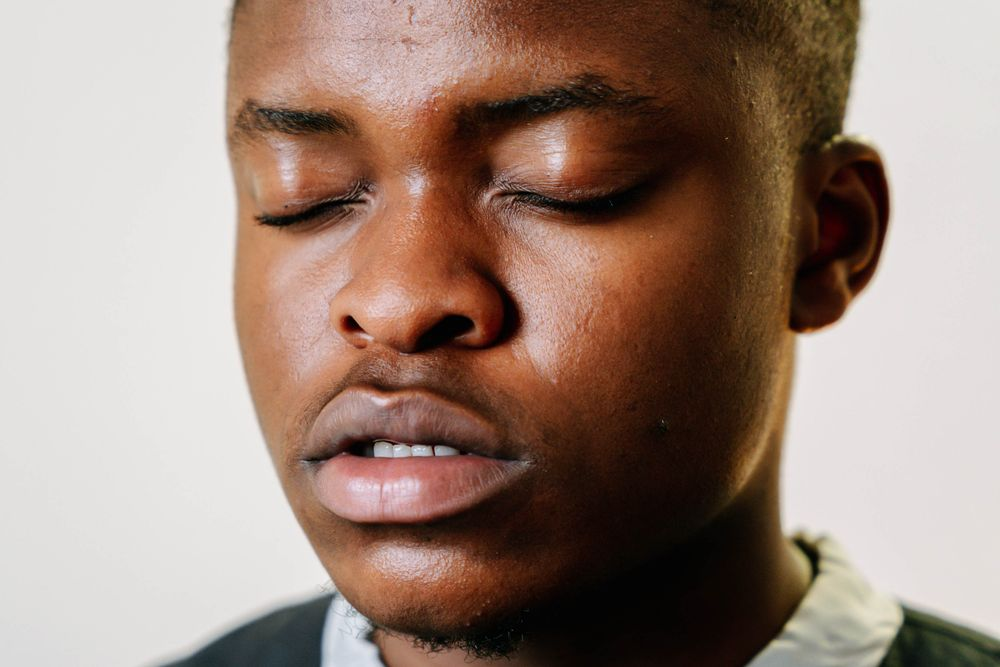
#> input picture tests/fixtures/mini-album/eyes-closed-01-negative.jpg, 1000 x 667 px
$ python -i assess.py   (imports and definitions only)   (older library calls are emulated)
#> lines starting #> are read from the running program, lines starting #| are printed output that depends on the picture
### src/pixretouch/capabilities/faces.py
"""人脸检测 + landmark 基建（工单 04 / issue #5）。

分析型能力：读图像文件产出人脸框 / 478 点 landmark / EAR，持久化到 faces 表；
不产出渲染产物、不追加记录链（记录链只登记编辑操作，见 ADR-0002）。
消费方：人物聚类（工单 05，faces.embedding 列已预留）、磨皮与牙眼 / 人脸增强
（工单 06/07，按人寻址）。

持久化（faces 表）是对账式写入（issue #17）：重检按归一化 bbox IoU（覆盖
super_resolve 尺度翻倍/回滚）+ ArcFace 嵌入最近邻兜底迁移 **cluster_id 归属**，
检测集无实质变化时原地更新、不重建行——skill 质检回路「修图后必复检」因此不再
摧毁按人寻址状态；未匹配新脸留 NULL 交增量聚类，消失的脸删除并留审计。

选型结论（工单 04 评估，已记 issue #5）：
- mediapipe 1.1.1：py3.11/arm64 可装、与 numpy 2.4.6 共存；仅 Tasks API
  （legacy solutions 已在 1.x 移除），wheel 零内置模型。本单采用
  FaceDetector（bbox + 检出分）+ FaceLandmarker（478 点，含眼睑轮廓 → EAR）。
- insightface 2.1：py3.11/arm64 可装（临时 venv 实测，onnxruntime 1.31.0
  arm64 wheel，CoreML EP 可用），留作工单 05 ArcFace 嵌入主路线；本单不引入。

供给链（白盒复刻边界 + 工单 01 供给链决定）：
- 不走 mediapipe 自带下载器；模型统一落 models/<name>/（gitignore）。
- 两个模型文件均已与 Google 官方发行（storage.googleapis.com/mediapipe-models）
  逐字节 sha256 核验一致；官方哈希钉死在 WEIGHT_SPECS，每次下载后校验，不符即拒。
- 下载三级：本地缓存 → hf-mirror（huggingface_hub）→ ModelScope（requests），
  全部失败抛 RuntimeError（结构化消息，MCP 工具层原样传播）。

句柄生命周期：mediapipe Tasks 句柄不直接暴露给调用线程——收容于专职推理线程
（串行执行、调用带超时、超时即代际回收自愈）；实证依据与纪律 9 例外说明见
「推理容器」节与 issue #5。

MCP stdio 纪律：本模块不 print；日志一律 logging→stderr。
"""
from __future__ import annotations

import hashlib
import json
import logging
import queue
import sqlite3
import threading
from concurrent.futures import Future
from concurrent.futures import TimeoutError as FuturesTimeout
from dataclasses import dataclass
from datetime import datetime, timezone
from pathlib import Path
from typing import Any, Callable, Sequence

from .. import config
from . import weight

log = logging.getLogger("pixretouch.faces")

# ------------------------------------------------------------------ 权重登记
# sha256 = Google 官方发行文件哈希（2026-10-21 核验），下载后逐字节校验。
weight("face_landmarker", {
    "repo": "Skulleton12/mediapipe-face-landmarker",   # hf-mirror 主源（哈希已核验）
    "file": "face_landmarker.task",
    "modelscope": "yangchunwanwusheng/mediapipe-vision-models",  # 兜底（哈希已核验）
    "sha256": "64184e229b263107bc2b804c6625db1341ff2bb731874b0bcc2fe6544e0bc9ff",
})
#> (this line was passed over: src is not available in this run)
weight("face_detector", {
    # HF 侧无官方 blaze_face_short_range.tflite 干净镜像（2026-10-21 勘察）；
    # prefetch 的 HF 尝试会如实失败并报 modelscope_fallback_id，本模块
    # model_path() 的 ModelScope 级负责实际供给（哈希已核验）。
    "repo": "Composable/blaze_face_short_range",
    "file": "blaze_face_short_range.tflite",
    "modelscope": "Composable/blaze_face_short_range",
    "sha256": "b4578f35940bf5a1a655214a1cce5cab13eba73c1297cd78e1a04c2380b0152f",
})
#> (this line was passed over: src is not available in this run)

# MediaPipe FaceLandmarker 478 点拓扑中的眼睑轮廓（EAR 用 6 点/眼）：
# p1 外眼角、p2/p3 上睑、p4 内眼角、p5/p6 下睑。
RIGHT_EYE = (33, 160, 158, 133, 153, 144)    # 图像左侧眼（主体右眼）
LEFT_EYE = (362, 385, 387, 263, 373, 380)    # 图像右侧眼（主体左眼）

EAR_CLOSED_THRESHOLD = 0.15   # 双眼 EAR 均低于此 → 闭眼。


class InferenceTimeout(RuntimeError):
    """推理容器超时（当代句柄已毒化，下次调用自愈重建）。

    产品契约（lead 裁决 2026-10-21，issue #5 / 任务板 task-10、task-11）：
    调用路径遇本异常应**重试一次**（新代际）再向上报真错；detect() 已内建
    该契约，上层消费方（assess/聚类/后续能力）无需重复处理。
    """
# 验收 fixture 实测校准（issue #5）：睁眼正例 0.19~0.37、闭眼负例 0.015~0.022，
# 0.15 两侧余量 ≥0.04；skill 决策树（工单 12）引用此经验起点。

# 检出置信度：3 人合影 fixture（Apollo 11 老照片，胶片颗粒）第三脸检出分仅 0.26，
# 0.5/0.3 均漏检；0.2 + presence 0.35 可检出且全部 fixture 无误检。detector 低阈值
# 带来的重复框由 IoU 配对自然丢弃（faces 计数以 landmarker 为准）。
DETECTION_CONFIDENCE = 0.2
FACE_PRESENCE_CONFIDENCE = 0.35


# [72 lines left out: functions _sha256, model_path, not called in this run]


# ------------------------------------------------------------------ 推理容器
# 句柄生命周期纪律（纪律 9 对齐 + 实证例外，lead 预批准 2026-10-21，issue #5）：
#
# 纪律 9 标准形 = 模块级常驻单例 + 双检锁创建 + 无线程本地副本（ORT/torch 域沿用）。
# mediapipe Tasks 例外的实证依据：其 Python 绑定 SerialDispatcher 把 C 调用提交到
# 内部单线程 executor 后做**无超时** future.result() 等待；issue #5 复现的 A 类挂起
# 原生栈（var/qa/devb_A_hang_native_sample.txt）显示：调用线程永久停在 Python 锁
# 等待（future waiter），而两个 executor 工作线程空闲、队列为空、mediapipe C++ 池
# （drishti×16 + fiber×2）全部空闲——完成事件在绑定层内部丢失，Python 侧不可修复，
# 且非实例泄漏（实例数恒为 2）。
#
# 容器化方案（确定性 + 自愈）：
# - 全部 mediapipe 推理经队列串行到**专职 owner 线程**；句柄只在当代 owner 线程内
#   创建与使用（纪律 9「无跨线程复用」的最强形式：单使用者=单 owner 线程）；
# - 调用方带超时等待：LOAD_TIMEOUT_S（首载）与 INFER_TIMEOUT_S（单图推理）分设；
# - 超时 = 当代失联 → 毒化弃置：owner 线程为 daemon、只持有 mediapipe 句柄与纯数据
#   任务（**从不触碰 engine 会话/DB 连接/文件句柄**——弃置的是原生图资源与该线程
#   本身，Python 侧无泄漏面）；下次调用自动重建下一代；
# - 效果：把「server 永久挂起」降级为「一次结构化超时错误 + 自愈」。
# 正常路径句柄仍常驻（ADR-0003），无每调用建-关开销。

LOAD_TIMEOUT_S = 90.0     # 首次调用（import mediapipe + 建句柄 + 首推理，实测 ~5s，裕度 >15x）
INFER_TIMEOUT_S = 30.0    # 单图推理（fixture 实测 <0.5s，裕度 >60x）


class _InferenceGeneration:
    """一代推理容器：专职 owner 线程 + 该线程私有的句柄表（队列串行，无锁推理）。"""

    # [26 lines left out: functions __init__, _run, not called in this run]

    @property
    def warm(self) -> bool:
        return bool(self.handles)

    # [4 lines left out: function submit, not called in this run]

    def request_shutdown(self) -> None:
        self._q.put(None)

    def thread_join(self, timeout: float) -> None:
        self._thread.join(timeout=timeout)


class _FaceInference:
    """模块级单例（纪律 9 话语体系）：代际计数器 + 当代引用 + 创建锁。"""

    def __init__(self) -> None:
        self._lock = threading.Lock()
        self._gen: _InferenceGeneration | None = None
        self.gen_counter = 0

    # [36 lines left out: functions call, shutdown, not called in this run]


_INFERENCE = _FaceInference()


def reset_models() -> None:
    """优雅关闭当代推理容器（测试钩子；常驻进程正常不调用，ADR-0003）。"""
    _INFERENCE.shutdown()


# ------------------------------------------------------------------ 检测
@dataclass
class Face:
    """单张人脸的检测结果（像素坐标）。

    bbox: (x, y, w, h)；quality: FaceDetector 检出分（仅 landmarker 命中时 None）；
    landmarks: 478 个 (x, y)；ear_left/ear_right: 眼睑纵横比。
    """

    bbox: tuple[int, int, int, int]
    quality: float | None
    landmarks: list[tuple[float, float]]
    ear_left: float
    ear_right: float

    def eyes_closed(self, threshold: float = EAR_CLOSED_THRESHOLD) -> bool:
        return self.ear_left < threshold and self.ear_right < threshold

    def wink(self, threshold: float = EAR_CLOSED_THRESHOLD) -> bool:
        return (self.ear_left < threshold) != (self.ear_right < threshold)

    # [129 lines left out: functions summary, eye_aspect_ratio, _iou, _detect_job, detect, not called in this run]


# ------------------------------------------------------------------ 持久化（对账式，issue #17）
IOU_MATCH_THRESHOLD = 0.4    # 归一化 bbox IoU 匹配下限（同尺度重检 ≈1.0，超分归一后 ≈0.9+）
EMB_MATCH_COSINE = 0.42      # 嵌入最近邻兜底阈值（与 clusters.COSINE_THRESHOLD 同源同值）
# 修图能力链上唯一会改画布尺寸的是 super_resolve（×2/×4，可链式）→ 旧 faces 行的
# 检出画布必为「images 原图尺寸 × 2^k」。对账时对旧行逐一试算这些画布假设取最大
# IoU：既覆盖「原图旧行 + 超分后新检」，也覆盖「超分后旧行 + 回滚/再次复检」——
# 二者都只有归一化坐标能匹配（绝对坐标会因尺度翻倍而失配，lead 硬要求）。
MAX_CANVAS_SCALE_EXP = 4


# [224 lines left out: functions image_canvas, _old_canvas_hypotheses, _pair_iou, _arcface_embedding_available, _norm_iou, persist_faces and 1 more, not called in this run]

### src/pixretouch/capabilities/assess.py
"""选片质检（工单 04 / issue #5）：单图质量维度 + 相册级选片报告。

分析型能力：读当前态输出（data.get_current），维度合并写入 images.meta['assess']，
人脸经 faces.detect → faces.persist_faces 落 faces 表；不追加记录链、不产出渲染产物
（记录链只登记编辑操作，见 ADR-0002；选片本身不是编辑）。

四个质量维度（工单 04 验收）：
- 清晰度（无参考）：拉普拉斯方差，大图统一缩放到 WORK_SIZE 工作尺度后计算
  （只缩不放；原生最长边 < MIN_NATIVE_LONGEST 直接判「分辨率不足」——
  上采样平滑会产生假低清晰度，语义也不是失焦）；
- 曝光：检出人脸时以脸部区域平均灰度为主信号（白背景/暗背景不淘汰素材），
  全局均值与高光溢出比例作辅助；
- 闭眼：faces.EAR（双眼均低于阈值 → 闭眼；单眼 → wink 复核）；
- 人脸可检出：检出数量 + 最大脸面积占比 + 最大脸绝对像素短边。

选片报告（GLOSSARY「选片」）：相册级 JSON，每张 keep/review/reject + 可读理由，
按 verdict+score 排序；落盘 var/reports/，是 workflow（工单 13）三交付物之一。

阈值是经验起点（skill 决策树工单 12 会引用），全部模块级常量，可按验收相册校准。
MCP stdio 纪律：本模块不 print；日志一律 logging→stderr。
"""
from __future__ import annotations

import json
import logging
import sqlite3
from datetime import datetime, timezone
from pathlib import Path
from typing import Any, Sequence

from .. import config, data
from ..engine import get_session
from . import faces as faces_mod

log = logging.getLogger("pixretouch.assess")

WORK_SIZE = 1024            # 清晰度/曝光统一工作尺度（最长边，只缩不放）
MIN_NATIVE_LONGEST = 512    # 原生最长边低于此 → 分辨率不足 reject（语义是像素不够，不是失焦）
SHARP_FLOOR = 60.0          # 拉普拉斯方差低于此 → 模糊 reject
SHARP_REVIEW = 110.0        # floor~review → 复核
EXPOSURE_LOW, EXPOSURE_HIGH = 45.0, 210.0          # 曝光硬界 → reject（有人脸时按脸部曝光判）
EXPOSURE_LOW_SOFT, EXPOSURE_HIGH_SOFT = 70.0, 195.0  # 软界 → review
CLIP_HI_FRACTION = 0.35     # 全局高光溢出比例超过此且脸部亦偏亮 → review（白背景合法高溢出，不单独淘汰）
FACE_MIN_AREA = 0.004       # 最大脸面积占比低于此 → review（人脸过小）
FACE_SIDE_REJECT = 60.0     # 最大脸短边（原生像素）低于此 → reject（分辨率不足，无修图价值）
FACE_SIDE_REVIEW = 110.0    # 低于此 → review（脸部像素偏少，磨皮/增强收益有限）

_VERDICT_SEVERITY = {"keep": 0, "review": 1, "reject": 2}


def _now() -> str:
    return datetime.now(timezone.utc).isoformat(timespec="seconds")


def pixel_dimensions(image_path: Path) -> dict[str, Any]:
    """清晰度（无参考）与曝光维度；统一工作尺度，返回可直接落库的 dict。"""
    import cv2

    bgr = cv2.imread(str(image_path), cv2.IMREAD_COLOR)
#> bgr is the input picture: shape (667, 1000, 3); mean B, G, R 123, 134.3, 155.9
    if bgr is None:
        raise ValueError(f"not a readable image: {image_path}")
    h, w = bgr.shape[:2]
#> h = 667; w = 1000
    longest = max(h, w)
#> longest = 1000
    if longest > WORK_SIZE:
        # 统一工作尺度（只缩不放，INTER_AREA 抗混叠）：大图之间拉普拉斯方差可比。
        # 小图不上采样——插值平滑会把清晰度打到假低位（320px 锐利裁切实测被打到
        # ~10）；「分辨率不足」语义由 MIN_NATIVE_LONGEST 与人脸绝对像素规则负责。
        scale = WORK_SIZE / longest
        bgr = cv2.resize(bgr, (max(1, round(w * scale)), max(1, round(h * scale))),
                         interpolation=cv2.INTER_AREA)
    gray = cv2.cvtColor(bgr, cv2.COLOR_BGR2GRAY)
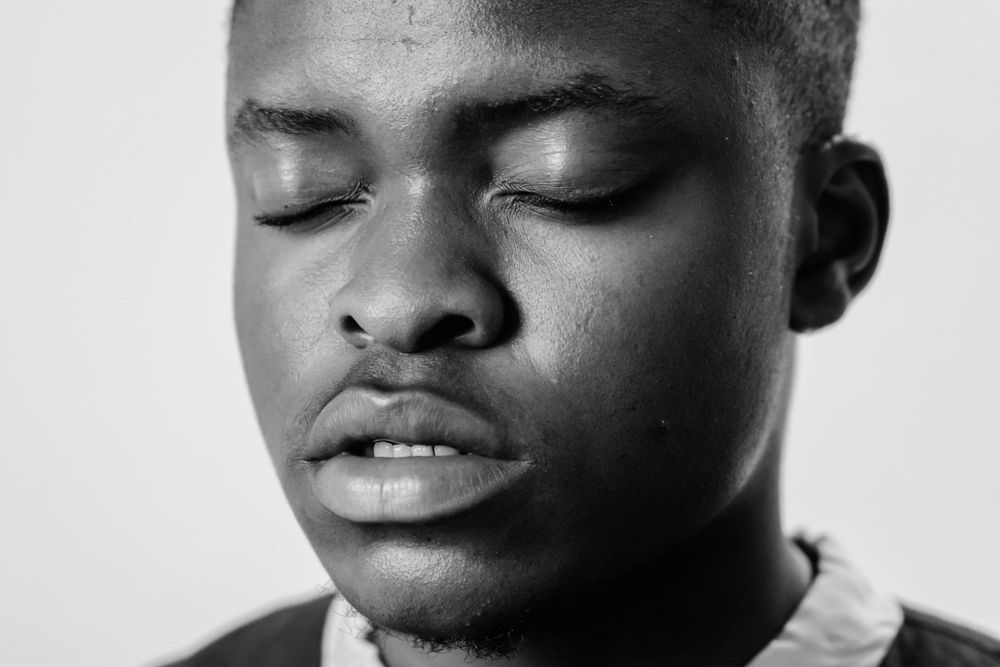
#> gray: shape (667, 1000); min 0, max 241, mean 139.5
    return {
        "width": w,
        "height": h,
        "sharpness": round(float(cv2.Laplacian(gray, cv2.CV_64F).var()), 2),
        "exposure_mean": round(float(gray.mean()), 1),
        "clip_hi": round(float((gray >= 250).mean()), 4),
        "clip_lo": round(float((gray <= 5).mean()), 4),
    }


# [76 lines left out: functions face_exposure, assess_image, not called in this run]


# ------------------------------------------------------------------ 选片报告
def _downgrade(current: str, new: str) -> str:
    return new if _VERDICT_SEVERITY[new] > _VERDICT_SEVERITY[current] else current


# [180 lines left out: functions _verdict, selection_report, assess_image_op, detect_faces_op, selection_report_op, not called in this run]

>>> result = pixel_dimensions('../../../tests/fixtures/mini-album/eyes-closed-01-negative.jpg')
#> result = {'width': 1000, 'height': 667, 'sharpness': 139.5, 'exposure_mean': 139.5, 'clip_hi': 0, 'clip_lo': 0.0226}

$ run again, on tests/fixtures/mini-album/group-01-three-frontal.jpg
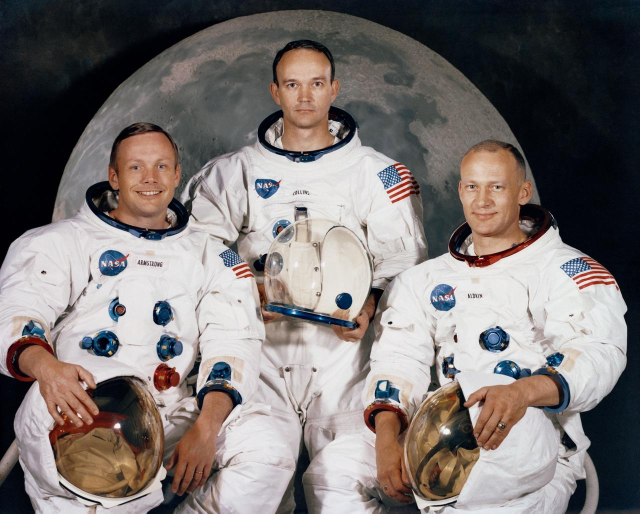
#> input picture tests/fixtures/mini-album/group-01-three-frontal.jpg, 1280 x 1027 px (shown at 1/2 size)
#> in pixel_dimensions, bgr is the input picture: shape (1027, 1280, 3); mean B, G, R 114, 115.8, 122.6
#> in pixel_dimensions, `bgr = cv2.resize(bgr, (max(1, round(w * scale)), max(1, round(h * scal..`:
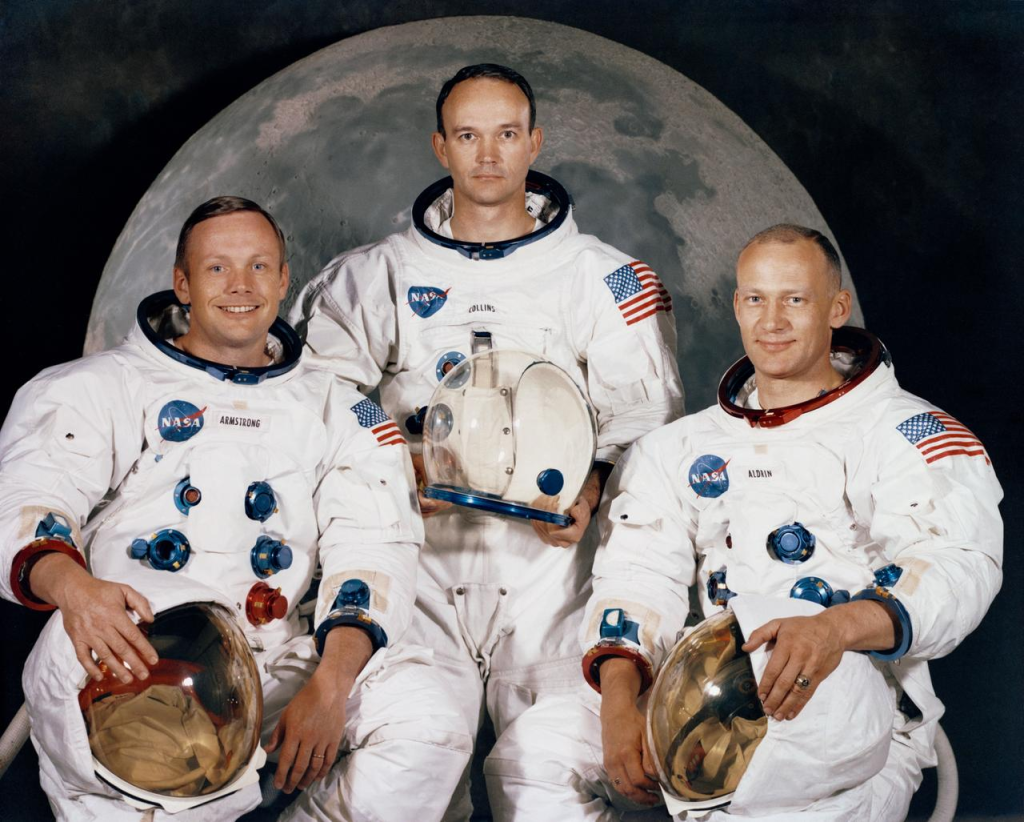
#> bgr: shape (822, 1024, 3); mean B, G, R 114, 115.8, 122.6
#> in pixel_dimensions, `gray = cv2.cvtColor(bgr, cv2.COLOR_BGR2GRAY)`:
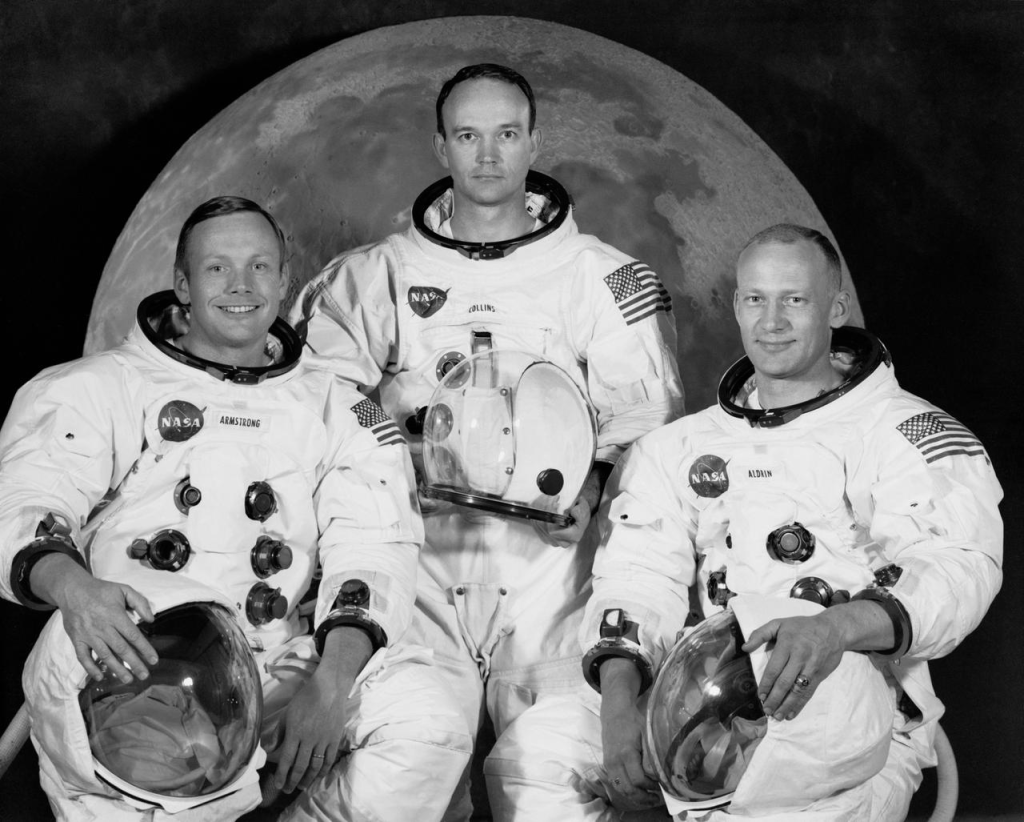
#> gray: shape (822, 1024); min 0, max 248, mean 117.6
#> result = {'width': 1280, 'height': 1027, 'sharpness': 362.8, 'exposure_mean': 117.6, 'clip_hi': 0, 'clip_lo': 0.0636}

$ run again, on tests/fixtures/mini-album/portrait-01-frontal-clear.jpg
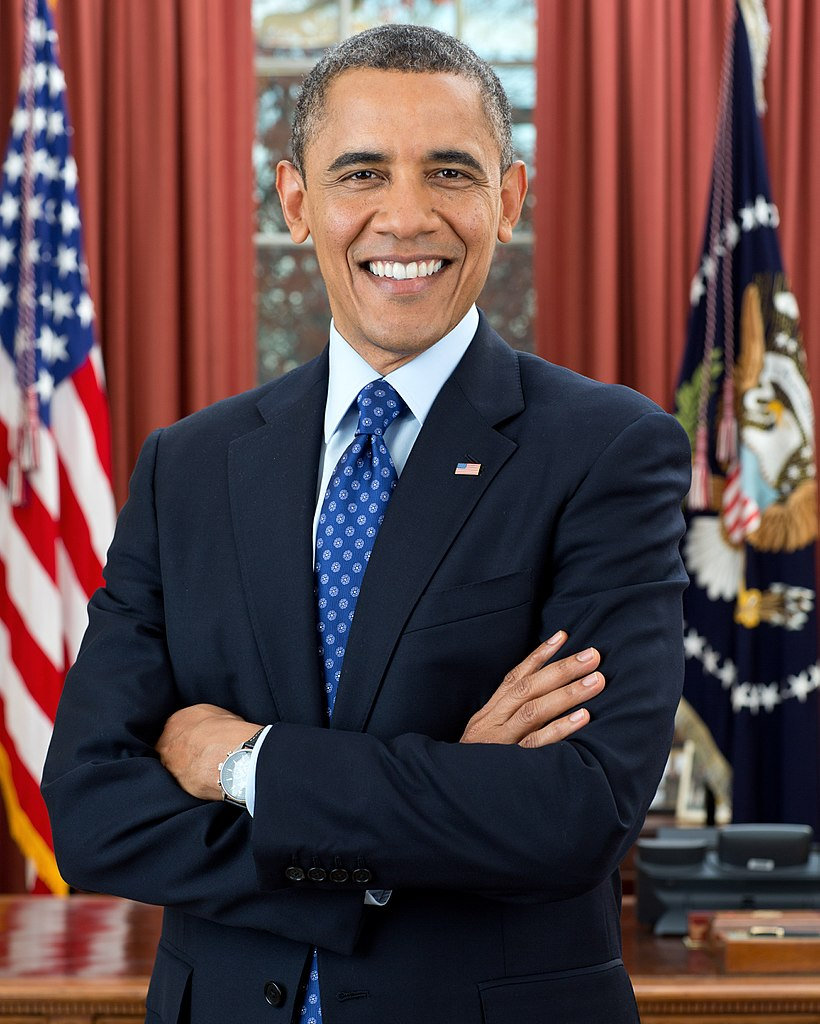
#> input picture tests/fixtures/mini-album/portrait-01-frontal-clear.jpg, 820 x 1024 px
#> in pixel_dimensions, bgr is the input picture: shape (1024, 820, 3); mean B, G, R 71.8, 69.9, 92.7
#> in pixel_dimensions, `gray = cv2.cvtColor(bgr, cv2.COLOR_BGR2GRAY)`:
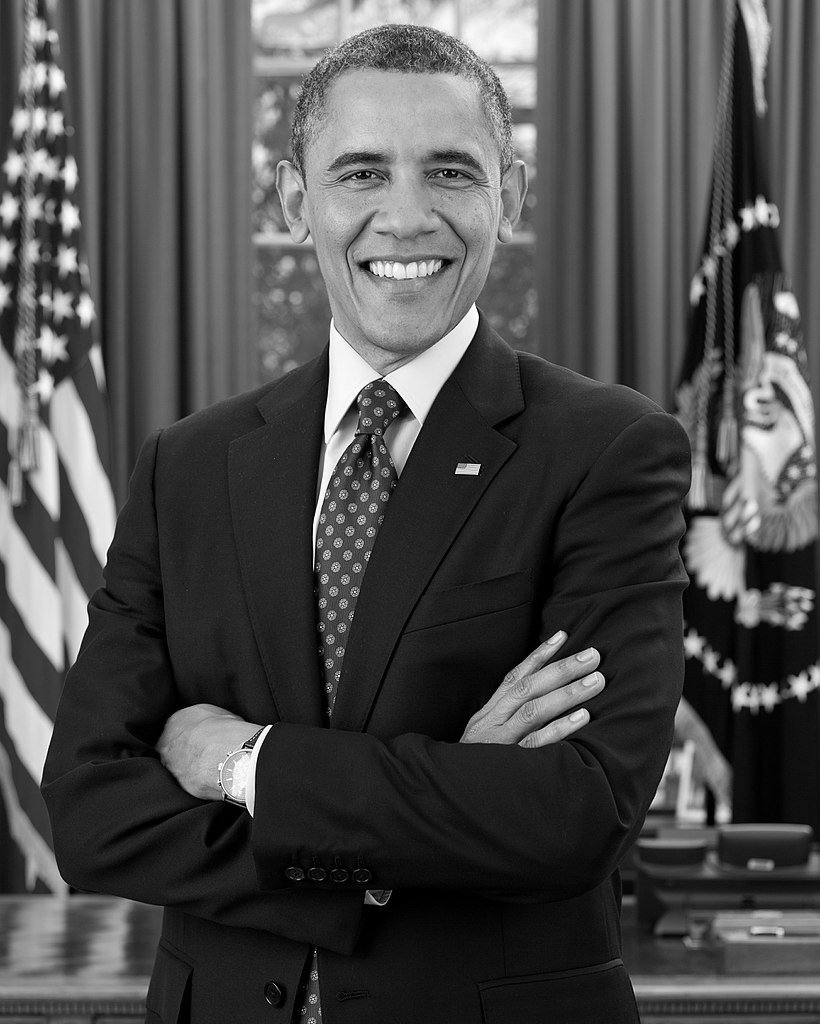
#> gray: shape (1024, 820); min 0, max 255, mean 77
#> result = {'width': 820, 'height': 1024, 'sharpness': 716.8, 'exposure_mean': 77, 'clip_hi': 0.0008, 'clip_lo': 0.027}
